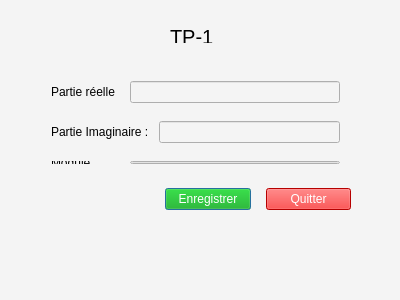
<?xml version="1.0" encoding="UTF-8"?>
<ui version="4.0">
 <class>NombreComplexe</class>
 <widget class="QDialog" name="NombreComplexe">
  <property name="geometry">
   <rect>
    <x>0</x>
    <y>0</y>
    <width>400</width>
    <height>300</height>
   </rect>
  </property>
  <property name="windowTitle">
   <string>NombreComplexe</string>
  </property>
  <property name="styleSheet">
   <string notr="true">background-color: rgb(244, 244, 244);</string>
  </property>
  <property name="sizeGripEnabled">
   <bool>true</bool>
  </property>
  <property name="modal">
   <bool>true</bool>
  </property>
  <widget class="QWidget" name="horizontalLayoutWidget">
   <property name="geometry">
    <rect>
     <x>40</x>
     <y>70</y>
     <width>311</width>
     <height>31</height>
    </rect>
   </property>
   <layout class="QHBoxLayout" name="horizontalLayout">
    <property name="spacing">
     <number>7</number>
    </property>
    <property name="sizeConstraint">
     <enum>QLayout::SetMinimumSize</enum>
    </property>
    <item>
     <widget class="QLabel" name="label">
      <property name="text">
       <string>Partie réelle</string>
      </property>
     </widget>
    </item>
    <item>
     <widget class="QLineEdit" name="reelInput">
      <property name="maximumSize">
       <size>
        <width>210</width>
        <height>16777215</height>
       </size>
      </property>
     </widget>
    </item>
   </layout>
  </widget>
  <widget class="QWidget" name="horizontalLayoutWidget_2">
   <property name="geometry">
    <rect>
     <x>40</x>
     <y>110</y>
     <width>311</width>
     <height>29</height>
    </rect>
   </property>
   <layout class="QHBoxLayout" name="horizontalLayout_2">
    <property name="spacing">
     <number>7</number>
    </property>
    <property name="sizeConstraint">
     <enum>QLayout::SetMinimumSize</enum>
    </property>
    <item>
     <widget class="QLabel" name="label_2">
      <property name="text">
       <string>Partie Imaginaire : </string>
      </property>
     </widget>
    </item>
    <item>
     <widget class="QLineEdit" name="imgInput">
      <property name="maximumSize">
       <size>
        <width>210</width>
        <height>16777215</height>
       </size>
      </property>
     </widget>
    </item>
   </layout>
  </widget>
  <widget class="QWidget" name="horizontalLayoutWidget_3">
   <property name="geometry">
    <rect>
     <x>140</x>
     <y>180</y>
     <width>211</width>
     <height>49</height>
    </rect>
   </property>
   <layout class="QHBoxLayout" name="horizontalLayout_3">
    <property name="spacing">
     <number>15</number>
    </property>
    <property name="leftMargin">
     <number>25</number>
    </property>
    <property name="topMargin">
     <number>0</number>
    </property>
    <property name="rightMargin">
     <number>0</number>
    </property>
    <item>
     <widget class="QPushButton" name="saveBtn">
      <property name="styleSheet">
       <string notr="true">background-color: rgb(0, 170, 0);
color: rgb(255, 255, 255);</string>
      </property>
      <property name="text">
       <string>Enregistrer</string>
      </property>
     </widget>
    </item>
    <item>
     <widget class="QPushButton" name="exitBtn">
      <property name="styleSheet">
       <string notr="true">background-color: rgb(255, 0, 0);
color: rgb(255, 255, 255);</string>
      </property>
      <property name="text">
       <string>Quitter</string>
      </property>
     </widget>
    </item>
   </layout>
  </widget>
  <widget class="QWidget" name="horizontalLayoutWidget_4">
   <property name="geometry">
    <rect>
     <x>40</x>
     <y>150</y>
     <width>311</width>
     <height>25</height>
    </rect>
   </property>
   <layout class="QHBoxLayout" name="horizontalLayout_4">
    <item>
     <widget class="QLabel" name="label_3">
      <property name="text">
       <string>Module</string>
      </property>
     </widget>
    </item>
    <item>
     <widget class="QLineEdit" name="mdlInput">
      <property name="maximumSize">
       <size>
        <width>210</width>
        <height>16777215</height>
       </size>
      </property>
      <property name="readOnly">
       <bool>true</bool>
      </property>
     </widget>
    </item>
   </layout>
  </widget>
  <widget class="QLabel" name="label_4">
   <property name="geometry">
    <rect>
     <x>170</x>
     <y>30</y>
     <width>47</width>
     <height>13</height>
    </rect>
   </property>
   <property name="font">
    <font>
     <pointsize>15</pointsize>
    </font>
   </property>
   <property name="text">
    <string>TP-1</string>
   </property>
  </widget>
  <zorder>textEdit_2</zorder>
  <zorder>horizontalLayoutWidget</zorder>
  <zorder>label</zorder>
  <zorder>label</zorder>
  <zorder>horizontalLayoutWidget_2</zorder>
  <zorder>horizontalLayoutWidget_3</zorder>
  <zorder>label_2</zorder>
  <zorder>horizontalLayoutWidget_4</zorder>
  <zorder>label_4</zorder>
 </widget>
 <layoutdefault spacing="6" margin="11"/>
 <resources/>
 <connections>
  <connection>
   <sender>exitBtn</sender>
   <signal>clicked()</signal>
   <receiver>NombreComplexe</receiver>
   <slot>close()</slot>
   <hints>
    <hint type="sourcelabel">
     <x>261</x>
     <y>228</y>
    </hint>
    <hint type="destinationlabel">
     <x>371</x>
     <y>259</y>
    </hint>
   </hints>
  </connection>
 </connections>
</ui>
